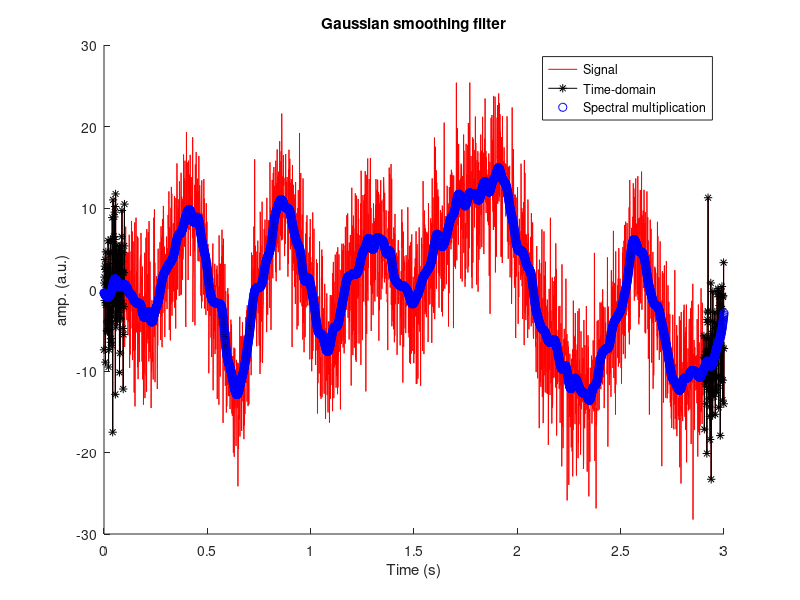
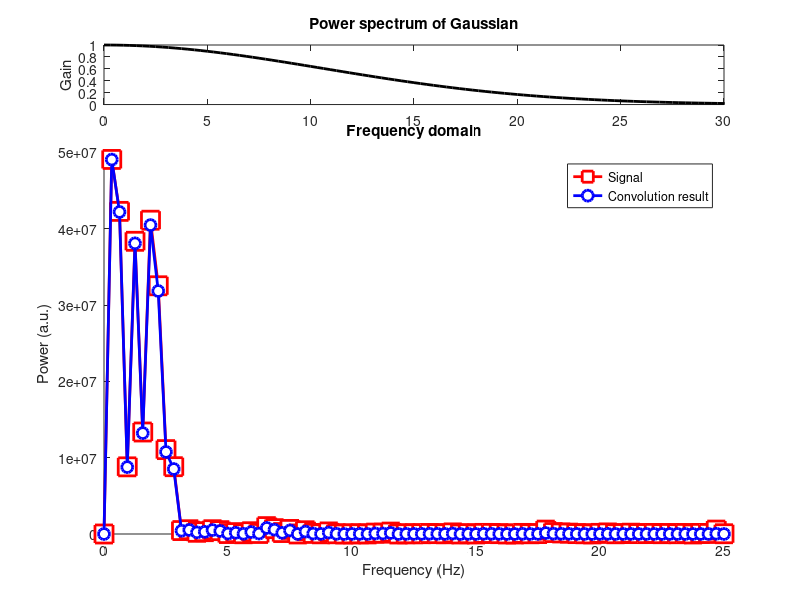

Here is the MATLAB script that generated these plots, in order:
%%
%     COURSE: Signal processing problems, solved in MATLAB and Python
%    SECTION: Convolution
%      VIDEO: Convolution with time-domain Gaussian (smoothing filter)
% Instructor: sincxpress.com
%
%%

%% create the signal

% create signal
srate = 1000; % Hz
time  = 0:1/srate:3;
n     = length(time);
p     = 15; % poles for random interpolation

% noise level, measured in standard deviations
noiseamp = 5;

% amplitude modulator and noise level
ampl   = interp1(rand(p,1)*30,linspace(1,p,n));
noise  = noiseamp * randn(size(time));
signal = ampl + noise;

% subtract mean to eliminate DC
signal = signal - mean(signal);

%% create Gaussian kernel

% full-width half-maximum: the key Gaussian parameter
fwhm = 25; % in ms

% normalized time vector in ms
k = 100;
gtime = 1000*(-k:k)/srate;

% create Gaussian window
gauswin = exp( -(4*log(2)*gtime.^2) / fwhm^2 );

% then normalize Gaussian to unit energy
gauswin = gauswin / sum(gauswin);

%% filter as time-domain convolution

% initialize filtered signal vector
filtsigG = signal;

% implement the running mean filter
for i=k+1:n-k-1
    % each point is the weighted average of k surrounding points
    filtsigG(i) = sum( signal(i-k:i+k).*gauswin );
end

%% now repeat in the frequency domain

% compute N's
nConv = n + 2*k+1 - 1;

% FFTs
dataX = fft(signal,nConv);
gausX = fft(gauswin,nConv);

% IFFT
convres = ifft( dataX.*gausX );

% cut wings
convres = convres(k+1:end-k);

% frequencies vector
hz = linspace(0,srate,nConv);


%% plots


%%% time-domain plot

figure(1), clf, hold on

% lines
plot(time,signal,'r')
plot(time,filtsigG,'k*-')
plot(time,convres,'bo')

% frills
xlabel('Time (s)'), ylabel('amp. (a.u.)')
legend({'Signal';'Time-domain';'Spectral multiplication'})
title('Gaussian smoothing filter')





%%% frequency-domain plot

figure(2), clf

% plot Gaussian kernel
subplot(511)
plot(hz,abs(gausX).^2,'k','linew',2)
set(gca,'xlim',[0 30])
ylabel('Gain')
title('Power spectrum of Gaussian')


% raw and filtered data spectra
subplot(5,1,[2:5]), hold on
plot(hz,abs(dataX).^2,'rs-','markerfacecolor','w','markersize',13,'linew',2)
plot(hz,abs(dataX.*gausX).^2,'bo-','linew',2,'markerfacecolor','w','markersize',8)

% frills
xlabel('Frequency (Hz)'), ylabel('Power (a.u.)')
legend({'Signal';'Convolution result'})
title('Frequency domain')
set(gca,'xlim',[0 25])

%% done.
